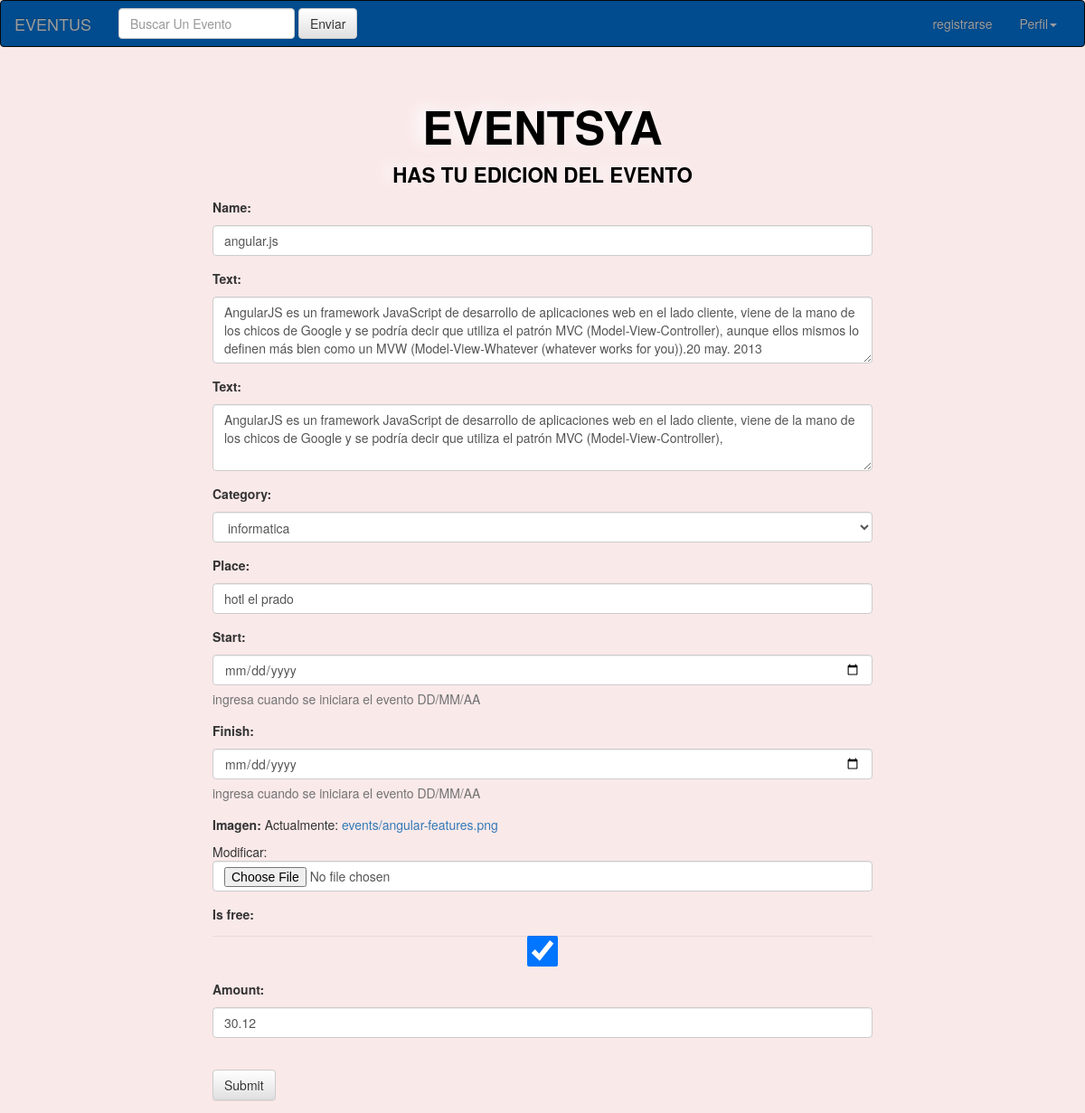
The page /panel/evento/editar/7/ on the database its author committed.
### events/models.py (models this page shows, shortened)
class TimeStampModel(models.Model):
	created = models.DateTimeField(auto_now_add=True)
	modified = models.DateTimeField(auto_now=True)
	class Meta:
		abstract = True

class Event (TimeStampModel):
	name = models.CharField(max_length=200, unique=True)
	slug = models.SlugField(editable=False)
	summary = RedactorField(verbose_name=u'Text')
	content = RedactorField(verbose_name=u'Text')
	category = models.ForeignKey(Category)
	place = models.CharField(max_length=50)
	start = models.DateTimeField()
	finish = models.DateTimeField()
	imagen = models.ImageField(upload_to = 'events')
	is_free = models.BooleanField(default=True)
	amount = models.DecimalField(max_digits=5, decimal_places=2, default=0.00)
	views = models.PositiveIntegerField(default=0)
	orginazer = models.ForeignKey(settings.AUTH_USER_MODEL)

### events/views.py (the view, shortened to what this page needs)
# urls.py: url(r'^panel/evento/editar/(?P<pk>\d+)/$', editar.as_view(),name="editar"),
class editar(UpdateView):
	template_name = 'editar.html'
	model = Event
	form_class = EventForm
	success_url = reverse_lazy('events:panel')

### events/forms.py
class EventForm(forms.ModelForm):
	class Meta:
		model = Event
		exclude = ('orginazer','views','created','modified',)
		widgets={
		'name' : forms.TextInput(attrs={'class':'form-control' ,'placeholder':'nombre del evento'}),
		'summary' : forms.Textarea(attrs={'class':'form-control','rows':'3','placeholder':'resumen del evento'}),
		'content' : forms.Textarea(attrs={'class':'form-control','rows':'3','placeholder':'contenido del evento'}),
		'category' : forms.Select(attrs={'class':'form-control','placeholder':'categoria del evento'}),
		'place' : forms.TextInput(attrs={'class':'form-control','placeholder':'lugar del evento'}),
		'start' : forms.DateTimeInput(attrs={'class':'form-control','type':'date'}),
		'finish' : forms.DateTimeInput(attrs={'class':'form-control','type':'date','placeholder':'nombre del evento'}),
		'imagen' : forms.ClearableFileInput(attrs={'class':'form-control'}),
		'is_free' : forms.CheckboxInput(attrs={'class':'form-control'}),
		'amount' : forms.NumberInput(attrs={'class':'form-control'}),
		}

### events/models.py (called while the page is built)
	def __unicode__(self):
		return self.name

### events/templates/editar.html (shortened to what this page needs)
{%load staticfiles%}
<head>
<link rel="stylesheet" href="{% static 'css/bootstrap.min.css'%}">
	<link rel="stylesheet" href="{% static 'css/bootstrap-theme.css'%}">
	<link rel="stylesheet" href="{% static 'css/main.css'%}">
	<link rel="stylesheet" href="{% static 'css/animate.css'%}">
	<link rel="stylesheet" href="{% static 'css/font-awesome.min.css'%}">
</head>
<body>
<nav class="navbar navbar-inverse ">
  <div class="container-fluid">
    <div class="navbar-header">
      <a class="navbar-brand navbara" href="#">EVENTUS</a>
    </div>
    <div class="collapse navbar-collapse" id="bs-example-navbar-collapse-1">
      <form class="navbar-form navbar-left" role="search">
        <div class="form-group">
          <input type="text" class="form-control" placeholder="Buscar Un Evento">
        </div>
        <button type="submit" class="btn btn-default">Enviar</button>
      </form>
      <ul class="nav navbar-nav navbar-right">
         <li><a class="navbara " href="">registrarse</a></li>
        <li class="dropdown">
          <a href="#" class="dropdown-toggle navbara" data-toggle="dropdown" role="button" aria-haspopup="true" aria-expanded="false">Perfil<span class="caret"></span></a>
        </li>
      </ul>
    </div>
  </div>
</nav>
<div class="container ">
  <br/>
  <h1 class="princi text-center"> <b>EventsYa </b></h1>
  <p class="princia text-center"> <b>has tu edicion del evento </b></p>
</div>
<div class="container">
<div class="col-md-2"></div>
<div class="col-md-8">
<form role="form" action="{% url 'events:editar' event.id %}" method="POST" enctype="multipart/form-data">
  <div class="form-group">
 <label >{{form.name.label_tag}}</label>
         {{form.name}}
    </div>
      <div class="form-group">
 <label >{{form.summary.label_tag}}</label>
         {{form.summary}}
    </div>
      <div class="form-group">
 <label >{{form.content.label_tag}}</label>
         {{form.content}}
    </div>
      <div class="form-group">
 <label >{{form.category.label_tag}}</label>
         {{form.category}}
    </div>
      <div class="form-group">
 <label >{{form.place.label_tag}}</label>
         {{form.place}}
    </div>
      <div class="form-group">
 <label >{{form.start.label_tag}}</label>
         {{form.start}}
         <p class="help-block">ingresa cuando se iniciara el evento DD/MM/AA</p>
    </div>
     <div class="form-group">
 <label >{{form.finish.label_tag}}</label>
         {{form.finish}}
         <p class="help-block">ingresa cuando se iniciara el evento DD/MM/AA</p>
    </div>
    <div class="form-group">
 <label >{{form.imagen.label_tag}}</label>
         {{form.imagen}}
    </div>
  <div class="form-group">
 <label> {{form.is_free.label_tag}} </label>
          {{form.is_free}}
    </div>
         <div class="form-group">
 <label >{{form.amount.label_tag}}</label>
         {{form.amount}}
    </div>
     <div class="form-group">
    </div>
  <button type="submit" class="btn btn-default">Submit</button>
</form>
</div>
<div class="col-md-2"></div>
</div>
</body>

### static/css/main.css (style rules this page uses)
.navbar-inverse { background-color: rgba(73, 123, 174, 0.8); background: rgba(73, 123, 174, 0.8); padding-top: 0px; box-shadow: none; background-color: rgba(0, 76, 142, 1); background: rgba(0, 76, 142, 1); }
.princi { font-size: 3.6em; font-weight: 700px; text-transform: uppercase; color:#000000; text-shadow:-10px -3px 15px #fcfcfc; }
.princia { font-size: 1.6em; font-weight: 700px; text-transform: uppercase; color:#000000; text-shadow:-10px -3px 15px #fcfcfc; }
body { background-color: rgba(215, 44, 44, 0.1); background: rgba(215, 44, 44, 0.1); }

### rows shown on the page
Event: name "angular.js", summary "AngularJS es un framework JavaScript de desarrollo de aplicaciones web en el lado cliente, viene de la mano de los chicos de Google y se podría decir que utiliza el patrón MVC (Model-View-Controller), aunque ellos mismos lo definen más bien como un MVW (Model-View-Whatever (whatever works for you)).20 may. 2013", content "AngularJS es un framework JavaScript de desarrollo de aplicaciones web en el lado cliente, viene de la mano de los chicos de Google y se podría decir que utiliza el patrón MVC (Model-View-Controller),", category "informatica", place "hotl el prado", is_free "☑", amount "30.12"
